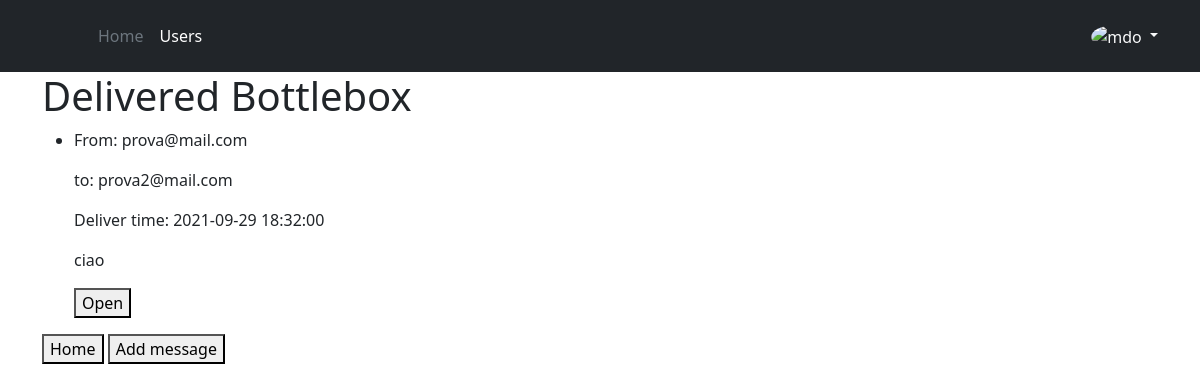
The page /bottlebox/delivered (signed in) on the database its author committed.
### monolith/database.py (models this page shows, shortened)
class User(db.Model):
    __tablename__ = 'user'
    id = db.Column(db.Integer, primary_key=True, autoincrement=True)
    email = db.Column(db.Unicode(128), unique=True, nullable=False)
    firstname = db.Column(db.Unicode(128))
    lastname = db.Column(db.Unicode(128))
    password = db.Column(db.Unicode(128))
    date_of_birth = db.Column(db.Date)
    is_active = db.Column(db.Boolean, default=True)
    is_admin = db.Column(db.Boolean, default=False)
    is_anonymous = False
    has_picture = db.Column(db.Boolean, default=False)  # has the user a personal profile picture
    '''
    TODO 2nd priority stuffs
    lottery_points = db.Column(db.integer, default=0)
    content_filter_enabled = db.Column(db.Boolean, default=False)
    '''
    sent_messages = db.relationship('Message', backref='sender', lazy=True)
    received_messages = db.relationship('Message_Recipient', backref='recipient', lazy=True)
    reported_messages = db.relationship('Report', backref='reporter', lazy=True)
    @property
    def is_authenticated(self):
        return self._authenticated

class Message(db.Model):
    __tablename__ = 'message'
    id = db.Column(db.Integer, primary_key=True, autoincrement=True)
    sender_id = db.Column(db.Integer, db.ForeignKey('user.id'), nullable=False)
    content = db.Column(db.Unicode(700), nullable=False)
    is_sent = db.Column(db.Boolean, default = False)
    is_delivered = db.Column(db.Boolean, default = False)
    deliver_time = db.Column(db.DateTime)
    recipients = db.relationship('Message_Recipient', backref='message_recipient.recipient_id', lazy=True)
    reports = db.relationship('Report', backref='message_report', lazy=True)

### monolith/views/bottlebox.py (the view)
@bottlebox.route('/bottlebox/delivered', methods=['GET'])
def show_delivered():
    bottlebox_logic = BottleBoxLogic()
    all_users = bottlebox_logic.retrieving_all_users()
    msg = bottlebox_logic.retrieving_messages(current_user.id,3)
    return render_template('bottlebox.html', messages = msg, users = all_users, label = 'Delivered')

### monolith/auth.py (called while the page is built)
@login_manager.user_loader
def load_user(user_id):
    user = User.query.get(user_id)
    if user is not None:
        user._authenticated = True
    return user

### monolith/bottlebox_logic.py (called while the page is built)
    def retrieving_all_users(self):
        return db.session.query(User).where(User.is_admin == False)

    def  retrieving_messages(self,user_id,type):
        today = datetime.datetime.now()
        if type == 1: #pending
            return db.session.query(Message).where(Message.sender_id == user_id).where(Message.is_sent == True).where(Message.is_delivered == False).where(Message.deliver_time > today)
        elif type == 2: #received
            return Message.query.join(Message_Recipient, Message.id == Message_Recipient.id).where(Message_Recipient.recipient_id == user_id).where(Message.is_sent == True).where(Message.is_delivered == True).where(Message.deliver_time <= today)
        elif type == 3: #delivered
            return db.session.query(Message).where(Message.sender_id == user_id).where(Message.is_sent == True).where(Message.is_delivered == True).where(Message.deliver_time <= today)

### monolith/templates/bottlebox.html (shortened to what this page needs)
{% extends "layout.html" %}
{% block content %}
<h1>{{ label }} Bottlebox</h1>
<ul>
  {% for msg in messages: %}
  <li>
    <p>{% for user in users: %} {% if user.id == msg.sender_id %}  From: {{user.email}} {% endif %} {% endfor %}</p>
    <p>{% for recipient in msg.recipients: %} {% for user in users: %} {% if user.id == recipient.recipient_id %}  to: {{user.email}} {% endif %} {% endfor %} {% endfor %}</p>
    <p>Deliver time: {{msg.deliver_time}}</p>
    <p>{{msg.content}}</p>
    <p> <button onclick="location.href = '/message/{{msg.id}}'" id="homeButton" class="float-left submit-button" >Open</button></p>
  </li>
  {% endfor %}
</ul>
<button onclick="location.href = '/';" id="homeButton" class="float-left submit-button" >Home</button>
<button onclick="location.href = '/test_message';" id="homeButton" >Add message</button>
{% endblock %}

### monolith/static/style/style.css (style rules this page uses)
html, body { height: 100%; }

### rows shown on the page
Message: deliver_time "2021-09-29 18:32:00", content "ciao"
User: email "prova@mail.com"
User: email "prova2@mail.com"

### other values the page prints
{{ label }} "Delivered"
